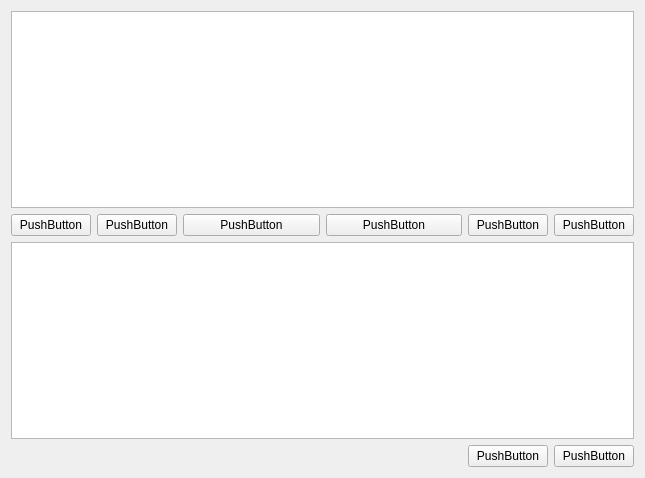
<?xml version="1.0" encoding="UTF-8"?>
<ui version="4.0">
 <class>ChooseModsWindow</class>
 <widget class="QWidget" name="ChooseModsWindow">
  <property name="geometry">
   <rect>
    <x>0</x>
    <y>0</y>
    <width>645</width>
    <height>478</height>
   </rect>
  </property>
  <property name="windowTitle">
   <string>ChooseModsWindow</string>
  </property>
  <layout class="QVBoxLayout" name="verticalLayout">
   <item>
    <widget class="QListView" name="listViewEnabled"/>
   </item>
   <item>
    <layout class="QHBoxLayout" name="horizontalLayout">
     <item>
      <layout class="QHBoxLayout" name="horizontalLayout_2">
       <item>
        <layout class="QHBoxLayout" name="horizontalLayout_4">
         <item>
          <widget class="QPushButton" name="setEnabledButton">
           <property name="text">
            <string>PushButton</string>
           </property>
          </widget>
         </item>
         <item>
          <widget class="QPushButton" name="enableAllButton">
           <property name="text">
            <string>PushButton</string>
           </property>
          </widget>
         </item>
        </layout>
       </item>
       <item>
        <widget class="QPushButton" name="installModButton">
         <property name="text">
          <string>PushButton</string>
         </property>
        </widget>
       </item>
       <item>
        <widget class="QPushButton" name="deleteModButton">
         <property name="text">
          <string>PushButton</string>
         </property>
        </widget>
       </item>
       <item>
        <layout class="QHBoxLayout" name="horizontalLayout_3">
         <item>
          <widget class="QPushButton" name="disableAllButton">
           <property name="text">
            <string>PushButton</string>
           </property>
          </widget>
         </item>
         <item>
          <widget class="QPushButton" name="setDisabledButton">
           <property name="text">
            <string>PushButton</string>
           </property>
          </widget>
         </item>
        </layout>
       </item>
      </layout>
     </item>
    </layout>
   </item>
   <item>
    <widget class="QListView" name="listViewDisabled"/>
   </item>
   <item>
    <layout class="QHBoxLayout" name="horizontalLayout_5">
     <item>
      <spacer name="horizontalSpacer">
       <property name="orientation">
        <enum>Qt::Horizontal</enum>
       </property>
       <property name="sizeHint" stdset="0">
        <size>
         <width>40</width>
         <height>20</height>
        </size>
       </property>
      </spacer>
     </item>
     <item>
      <widget class="QPushButton" name="resetConfigButton">
       <property name="sizePolicy">
        <sizepolicy hsizetype="Minimum" vsizetype="Fixed">
         <horstretch>0</horstretch>
         <verstretch>0</verstretch>
        </sizepolicy>
       </property>
       <property name="text">
        <string>PushButton</string>
       </property>
      </widget>
     </item>
     <item>
      <widget class="QPushButton" name="validateButton">
       <property name="text">
        <string>PushButton</string>
       </property>
      </widget>
     </item>
    </layout>
   </item>
  </layout>
 </widget>
 <resources/>
 <connections/>
</ui>
